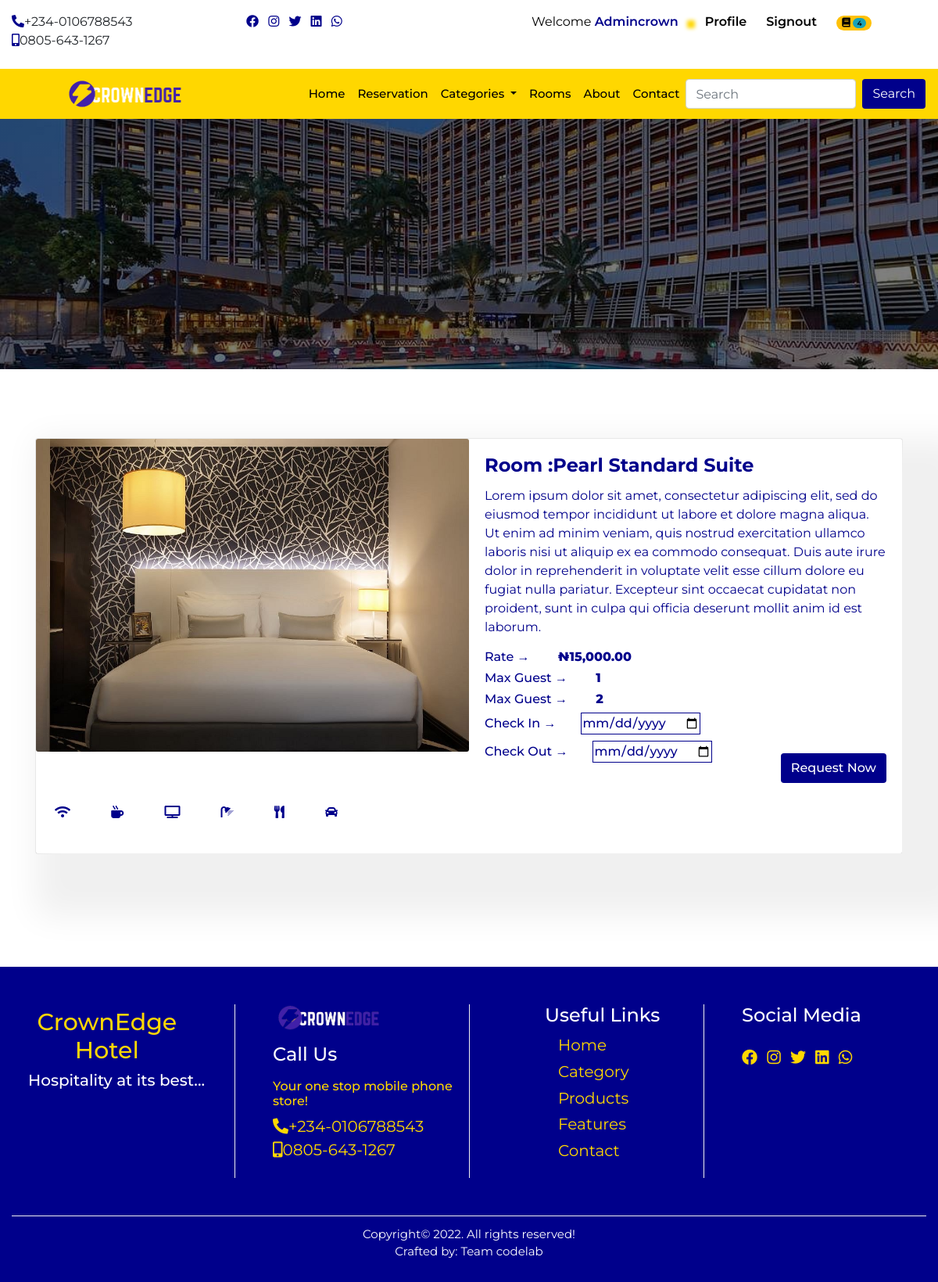
Page /details/2/pearl-standard-suite (signed in) on the committed database.
### home/models.py (models this page shows, shortened)
class CompanyProfile(models.Model):
    name = models.CharField(max_length=50)
    keyword = models.CharField(max_length=150)
    description = models.CharField(max_length=150)
    logo = models.ImageField(upload_to='logo', blank=True, null=True)
    favicon = models.ImageField(upload_to='logo', blank=True, null=True, default='/favicon-96x96.png')
    carousel = models.ImageField(upload_to='carousel', blank=True, null=True)
    carousel2 = models.ImageField(upload_to='carousel', blank=True, null=True)
    carousel3 = models.ImageField(upload_to='carousel', blank=True, null=True)
    carousel4 = models.ImageField(upload_to='carousel', blank=True, null=True)
    banner = models.ImageField(upload_to='banner', blank=True, null=True)
    mobile = models.CharField(max_length=20)
    mobile2 = models.CharField(max_length=20)
    address = models.CharField(max_length=100)
    email = models.EmailField()
    website = models.URLField()
    about = models.TextField()
    about2 = models.TextField()
    copyright_year = models.CharField(max_length=4)
    class Meta:
        db_table = 'companyprofile'
        managed = True
        verbose_name = 'CompanyProfile'
        verbose_name_plural = 'CompanyProfile'

### room/models.py (models this page shows, shortened)
class Room(models.Model):
    category = models.ForeignKey(Category,on_delete= models.CASCADE)
    tag = models.CharField(max_length=50)
    room_no = models.IntegerField()
    slug = models.SlugField(unique=True)
    room_img = models.ImageField(upload_to='room', blank=True, null=True)
    description = models.TextField()
    rate = models.IntegerField()
    amenity = models.CharField(max_length=100)
    standard_suite = models.BooleanField(default=False)
    luxury_suite = models.BooleanField(default=False)
    deluxe_suite = models.BooleanField(default=False)
    royal_suite = models.BooleanField(default=False)
    min_guest = models.IntegerField()
    max_guest = models.IntegerField()
    available = models.BooleanField(default=True)
    created_at = models.DateTimeField(auto_now_add=True)
    updated_at = models.DateTimeField(auto_now=True)
    class Meta:
        db_table = 'room'
        managed = True
        verbose_name = 'Room'
        verbose_name_plural = 'Room'

### home/views.py (the view)
# urls.py: path('details/<str:id>/<slug:slug>', views.details, name='details'),
@login_required(login_url='signin')
def details(request, id, slug):
    detail = Room.objects.get(pk = id)
    context = {
        'detail':detail,
    }
    return render(request, 'details.html', context)

### home/context_processor.py (called while the page is built)
def dropdown(request):
    categories = Category.objects.all()
    context = {
        'categories':categories
    }
    return context

def company(request):
    cprofile = CompanyProfile.objects.get(pk=1)
    context = {
        'cprofile':cprofile
    }
    return context

def cartcount(request):
    count = Booking.objects.filter(user__username = request.user.username, paid=False)
    itemcount = 0
    for item in count:
        itemcount += item.no_days
    context = {
        'itemcount':itemcount
    }
    return context

### home/templatetags/sample_tags.py (called while the page is built)
@register.simple_tag
def intralink(main, link):
    return reverse(main) + '#' + link

### home/templates/details.html (shortened to what this page needs)
{% extends "base.html" %}
{% load humanize %}
{% block header %} {% include 'header.html' %} {% endblock header %}
{% block banner %} {% include 'banner.html' %} {% endblock banner %}
{% block content %}
<div class="container mt-4 mb-5">
    <div class="row pt-5 pb-5">
        <div class="col-12 col-sm-12 col-md-12 col-lg-12 h-100 mt-3">
            <div class="card mb-3 w-100 h-100">
                <div class="row no-gutters detail-box">
                    <div class="col-md-6 detimg">
                        <img src="{{detail.room_img.url}}" class="card-img w-100">
                    </div>
                    <div class="col-md-6">
                        <div class="card-body detail">
                            <h4 class="card-title">Room :{{detail.tag|title}}</h4>
                            <p class="card-text">{{detail.description}}</p>
                            <h6>Rate &RightArrow; <span> ₦{{detail.rate|floatformat:2|intcomma}}</span></h6>
                            <h6>Max Guest &RightArrow; <span> {{detail.min_guest}}</span></h6>
                            <h6>Max Guest &RightArrow; <span> {{detail.max_guest}}</span></h6>
                            <form method="POST" action="{% url 'booking' %}">
                                <label for="">Check In &RightArrow;<input type="date" name="checkin" required></label>
                                <label for="">Check Out &RightArrow;<input type="date" name="checkout" required></label>
                                <button type="submit" class="btn ml-5 mt-3 float-right detail-btn">Request Now</button>
                            </form>
                        </div>
                    </div>
                    <div class="features">
                      <ul class="list-inline">
                          <li class="list-inline-item m-4"><i class="fas fa-wifi"></i></li>
                          <li class="list-inline-item m-4"><i class="fas fa-mug-hot"></i></li>
                          <li class="list-inline-item m-4"><i class="fas fa-tv"></i></li>
                          <li class="list-inline-item m-4"><i class="fas fa-shower"></i></li>
                          <li class="list-inline-item m-4"><i class="fas fa-utensils"></i></li>
                          <li class="list-inline-item m-4"><i class="fas fa-car"></i></li>
                      </ul>
                    </div>
                </div>
            </div>
        </div>
    </div>
  </div>
{% endblock content %}
{% block footer %} {% include 'footer.html' %} {% endblock footer %}

### home/templates/header.html (shortened to what this page needs)
{% load sample_tags %}
<div class="container-fluid">
    <div class="row">
      <div class="col-12 col-sm-6 col-md-2 col-lg-3 mt-3 mb-2 hide">
        <ul class="list-inline">
          <li class="list-inline-item"><a href=""><i class="fas fa-phone-alt"></i></a><span>+234-0106788543</span></li>
          <li class="list-inline-item"><a href=""><i class="fas fa-mobile-alt"></i></a><span>0805-643-1267</span></li>
        </ul>
      </div>
      <div class="col-12 col-sm-6 col-md-2 col-lg-3 mt-3 mb-2 hide">
        <ul class="list-inline">
          <li class="list-inline-item"><a href=""><i class="fab fa-facebook"></i></a></li>
          <li class="list-inline-item"><a href=""><i class="fab fa-instagram"></i></a></li>
          <li class="list-inline-item"><a href=""><i class="fab fa-twitter"></i></a></li>
          <li class="list-inline-item"><a href=""><i class="fab fa-linkedin"></i></a></li>
          <li class="list-inline-item"><a href=""><i class="fab fa-whatsapp"></i></a></li>
        </ul>
      </div>
      <div class="col-12 col-sm-12 col-md-8 col-lg-6 mt-3 mb-2 auth">
        <ul class="">
          {% if user.is_authenticated %}
            <li class=""><a href="{% url 'profile' %}" class="welcome">welcome <span>
              {% if user.first_name %}
                {{request.user.first_name}}
              {% else %}
                {{request.user.username}}
              {% endif %}
            </span></i></a></li>
            <li class=""><a href="{% url 'profile' %}" class="user-btn"><span>profile</span></a></li>
            <li class=""><a href="{% url 'signout' %}" class="user-btn"><span>signout</span></a></li>
            <li class="">
              <a href="{% url 'booked' %}" class="user-btn">
                {% if itemcount > 0 %}
                <span class="badge badge-pill badge-warning">
                  <i class="fa fa-book" aria-hidden="true"></i>
                  <span class="badge badge-pill badge-info">{{itemcount}}</span>
                </span>
                {% else %}
                  <i class="fa fa-book" aria-hidden="true"></i>
                {% endif %}
              </a>
            </li>
          {% else %}
            <li class=""><a href="{% url 'signin' %}" class="user-btn"><i class="fas fa-user"></i><span>signin</span></a></li>
            <li class=""><a href="{% url 'signup' %}" class="user-btn"><i class="fas fa-users"></i><span>signup</span></a></li>
          {% endif %}
        </ul>
      </div>
    </div>
  </div>
      <nav class="navbar navbar-expand-lg navbar-light sticky-top">
        <a class="navbar-brand" href="{% url 'home' %}"><img src="{{cprofile.logo.url}}" alt=""></a>
        <div class="collapse navbar-collapse" id="navbarSupportedContent">
          <ul class="navbar-nav ml-auto">
            <li class="nav-item active">
              <a class="nav-link" href="{% url 'home' %}">home <span class="sr-only">(current)</span></a>
            </li>
            <li class="nav-item">
              <a class="nav-link" href="">reservation</a>
            </li>
            <li class="nav-item dropdown">
              <a class="nav-link dropdown-toggle" href="/index2.html" id="navbarDropdown" role="button" data-toggle="dropdown" aria-haspopup="true" aria-expanded="false">
                categories
              </a>
            </li>
            <li class="nav-item">
              <a class="nav-link" href="{% url 'rooms' %}">rooms</a>
            </li>
            <li class="nav-item">
              <a class="nav-link" href="#aboutus">about</a>
            </li>
            <li class="nav-item">
              <a class="nav-link" href="{% intralink 'home' 'contact' %}">contact</a>
            </li>
          </ul>
          <form class="form-inline my-2 my-lg-0" action="{% url 'search' %}" method="POST">
            <input class="form-control mr-sm-2" name="search" type="search" placeholder="Search" aria-label="Search">
            <button class="btn form-btn" type="submit">Search</button>
          </form>
        </div>
      </nav>

### home/templates/footer.html
<div class="footer">
    <div class="container-fluid footer2">
      <div class="row">
        <div class="col-12 col-sm-6 col-md-4 col-lg-3 foota-box">
          <h1>CrownEdge <span>Hotel</span></h1>
          <h4>Hospitality at its best...</h4>
        </div>
        <div class="col-12 col-sm-6 col-md-4 col-lg-3 foota-box2">
          <img src="{{cprofile.logo.url}}" alt="">
          <h4 class="mt-3 mb-3">Call Us</h4>
          <h6>Your one stop mobile phone store!</h6>
          <ul class="list-unstyled">
            <li><a href=""><i class="fas fa-phone-alt"></i></a><span>+234-0106788543</span></li>
            <li><a href=""><i class="fas fa-mobile-alt"></i></a><span>0805-643-1267</span></li>
          </ul>
        </div>
        <div class="col-12 col-sm-6 col-md-4 col-lg-3 foota-box3">
          <h4>Useful Links</h4>
          <ul class="list-unstyled">
            <li><a href="">Home</a></li>
            <li><a href="">Category</a></li>
            <li><a href="">Products</a></li>
            <li><a href="">Features</a></li>
            <li><a href="">Contact</a></li>
          </ul>
        </div>
        <div class="col-12 col-sm-6 col-md-12 col-lg-3 foota-box4">
          <h4 class="mb-4">Social Media</h4>
          <ul class="list-inline">
            <li class="list-inline-item"><a href=""><i class="fab fa-facebook"></i></a></li>
            <li class="list-inline-item"><a href=""><i class="fab fa-instagram"></i></a></li>
            <li class="list-inline-item"><a href=""><i class="fab fa-twitter"></i></a></li>
            <li class="list-inline-item"><a href=""><i class="fab fa-linkedin"></i></a></li>
            <li class="list-inline-item"><a href=""><i class="fab fa-whatsapp"></i></a></li>
          </ul>
        </div>
      </div>
      <div class="footer3">
        <p> Copyright&copy; 2022. All rights reserved! <br> Crafted by: Team codelab</p>
      </div>
    </div>
  </div>

### home/static/css/style.css (style rules this page uses)
* { margin: 0px; padding: 0px; box-sizing: border-box; }
body { font-family: 'Montserrat', sans-serif; }
html { scroll-behavior: smooth; }
.hide a { color: darkblue; }
.welcome { color: black; font-weight: 400; text-transform: capitalize; padding-right: .6rem; }
.welcome span { color: darkblue; font-weight: 600; text-decoration: none; }
.user-btn { color: darkblue; font-weight: 400; padding-left: 1rem; padding-right: .3rem; }
.user-btn span { color: black; font-weight: 600; text-transform: capitalize; }
.auth { display: flex; justify-content: space-around; }
.auth li { display: inline; }
h1 { color: darkblue; }
.navbar { background: gold; }
#navbarSupportedContent a { color: black; text-transform: capitalize; font-size: 15px; font-weight: 500; }
.navbar img { width: 50%; margin-left: 20%; }
.navbar-nav { margin-left: 50%; }
.form-btn { color:white; background: darkblue; }
.container-fluid h1 { text-align: center; margin-top: 2%; }
.detail-box { box-shadow: 40px 40px 40px 40px #f0f0f0; }
.detail { color: darkblue; }
.detimg img { height: 50vh; }
.detail h4 { font-weight: 700; }
.detail h6 { font-weight: 500; }
.detail label { font-weight: 500; }
.detail h6 span { color: darkblue; font-weight: 800; margin-left: 2rem; }
.detail form input { color: darkblue; font-weight: 500; margin-left: 2rem; border: 1px solid darkblue; outline: none; }
.detail-btn { background: darkblue; color: white; font-weight: 500; cursor: pointer; }
.features .fas { color: darkblue; }
.footer { background: darkblue; }
.footer h1 { color: gold; margin-right: 19%; }
.footer h4 { color: white; }
.footer h6 { color: gold; }
.foota-box { padding-left: 3%; }
.foota-box h1 { font-size: 30px; }
.foota-box h4 { font-size: 20px; }
.foota-box2 img { width: 60%; }
.foota-box2 .list-unstyled li a { color: gold; font-size: 20px; }
.foota-box2 .list-unstyled li span { color: gold; font-size: 20px; }
.foota-box3 li { padding-bottom: 2%; margin-left: 9%; }
.foota-box3 a { color: gold; font-size: 20px; }
.foota-box4 a { color: gold; font-size: 20px; }
.foota-box4 li { transition: transform .5sec; }
.foota-box, .foota-box2, .foota-box3, .foota-box4 { margin: 4% 0; }
.foota-box2, .foota-box3, .foota-box4 { border-left: 1px solid #f0f0f0; padding-left: 4%; }
.foota-box3 { padding-left: 8%; }
.footer3 { text-align: center; color: white; font-size: 15px; padding: 1% 0; border-top: .5px solid #f0f0f0; }

### rows in the picture
CompanyProfile: logo (picture)
Room: room_img (picture), tag "Pearl Standard Suite", description "Lorem ipsum dolor sit amet, consectetur adipiscing elit, sed do eiusmod tempor incididunt ut labore et dolore magna aliqua. Ut enim ad minim veniam, quis nostrud exercitation ullamco laboris nisi ut aliquip ex ea commodo consequat. Duis aute irure dolor in reprehenderit in voluptate velit esse cillum dolore eu fugiat nulla pariatur. Excepteur sint occaecat cupidatat non proident, sunt in culpa qui officia deserunt mollit anim id est laborum.", rate "15,000.00", min_guest "1", max_guest "2"

### other values in the picture
{{ request.user.username }} "Admincrown"
{{ itemcount }} "4"
